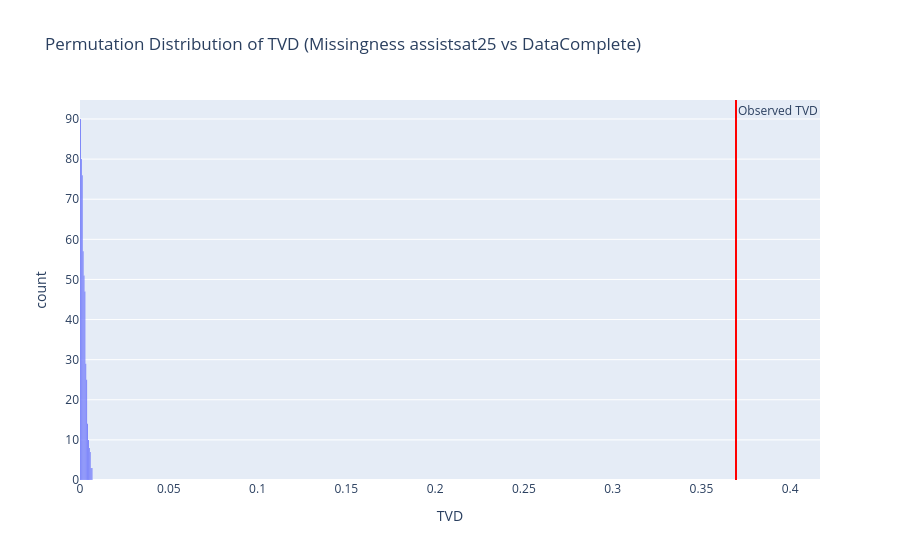

Notebook code cell kept with this figure:
### Code cell
fig = px.histogram(
    x=tvds,
    nbins=30,
    title='Permutation Distribution of TVD (Missingness assistsat25 vs DataComplete)',
    labels={'x': 'TVD'}
)
fig.add_vline(
    x=obs_tvd,
    line_color='red',
    annotation_text='Observed TVD'
)
fig.update_traces(
    marker_line_color='white',
    marker_line_width=0.1
)
fig.show()

fig.write_html(
    'assets/missingness_assistsat25_DataComplete.html',
    include_plotlyjs='cdn'
)

### Figure 1 — Plotly figure (JSON) as saved in the notebook; plotly's stock layout.template omitted (floating-point values rounded to 4 significant figures; data arrays with more than 128 entries replaced by an {"elided": "..."} marker saying what was removed)
{"data": [{"alignmentgroup": "True", "bingroup": "x", "hovertemplate": "TVD=%{x}<br>count=%{y}<extra></extra>", "legendgroup": "", "marker": {"color": "#636efa", "line": {"color": "white", "width": 0.1}, "pattern": {"shape": ""}}, "name": "", "nbinsx": 30, "offsetgroup": "", "orientation": "v", "showlegend": false, "type": "histogram", "x": {"elided": "500 float values"}, "xaxis": "x", "yaxis": "y"}], "layout": {"annotations": [{"showarrow": false, "text": "Observed TVD", "x": 0.3695, "xanchor": "left", "xref": "x", "y": 1, "yanchor": "top", "yref": "y domain"}], "barmode": "relative", "legend": {"tracegroupgap": 0}, "shapes": [{"line": {"color": "red"}, "type": "line", "x0": 0.3695, "x1": 0.3695, "xref": "x", "y0": 0, "y1": 1, "yref": "y domain"}], "title": {"text": "Permutation Distribution of TVD (Missingness assistsat25 vs DataComplete)"}, "xaxis": {"anchor": "y", "domain": [0, 1], "title": {"text": "TVD"}}, "yaxis": {"anchor": "x", "domain": [0, 1], "title": {"text": "count"}}}}
